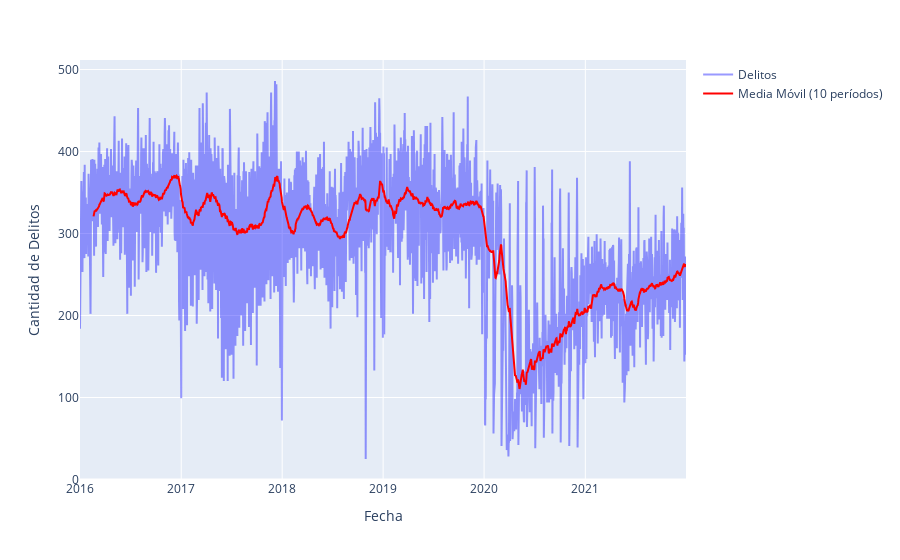

Here is the notebook cell this chart was saved with:
### Code cell
fig = px.line()

# Calcular la media móvil de 10 periodos
ts['media_movil'] = ts['delitos'].rolling(window=50).mean()

# Agregar la serie de tiempo con transparencia
fig.add_trace(go.Scatter(x=ts.index, y=ts['delitos'], mode='lines', name='Delitos',
                        line=dict(color='blue'), opacity=0.4))  # Color azul con transparencia

# Agregar la media móvil con un color distinguible
fig.add_trace(go.Scatter(x=ts.index, y=ts['media_movil'], mode='lines', name='Media Móvil (10 períodos)',
                         line=dict(color='red')))  # Color rojo


# Personalizar el diseño del gráfico
fig.update_layout(xaxis_title='Fecha', yaxis_title='Cantidad de Delitos')
fig.show()

### Figure 1 — Plotly figure (JSON) as saved in the notebook; plotly's stock layout.template omitted (floating-point values rounded to 4 significant figures; data arrays with more than 128 entries replaced by an {"elided": "..."} marker saying what was removed)
{"data": [{"hovertemplate": "<extra></extra>", "legendgroup": "", "line": {"color": "#636efa", "dash": "solid"}, "marker": {"symbol": "circle"}, "mode": "lines", "name": "", "orientation": "v", "showlegend": false, "type": "scatter", "xaxis": "x", "yaxis": "y"}, {"line": {"color": "blue"}, "mode": "lines", "name": "Delitos", "opacity": 0.4, "type": "scatter", "x": {"elided": "2192 str values"}, "y": {"elided": "2192 int values"}}, {"line": {"color": "red"}, "mode": "lines", "name": "Media Móvil (10 períodos)", "type": "scatter", "x": {"elided": "2192 str values"}, "y": {"elided": "2192 float values"}}], "layout": {"legend": {"tracegroupgap": 0}, "margin": {"t": 60}, "xaxis": {"anchor": "y", "domain": [0, 1], "title": {"text": "Fecha"}}, "yaxis": {"anchor": "x", "domain": [0, 1], "title": {"text": "Cantidad de Delitos"}}}}
